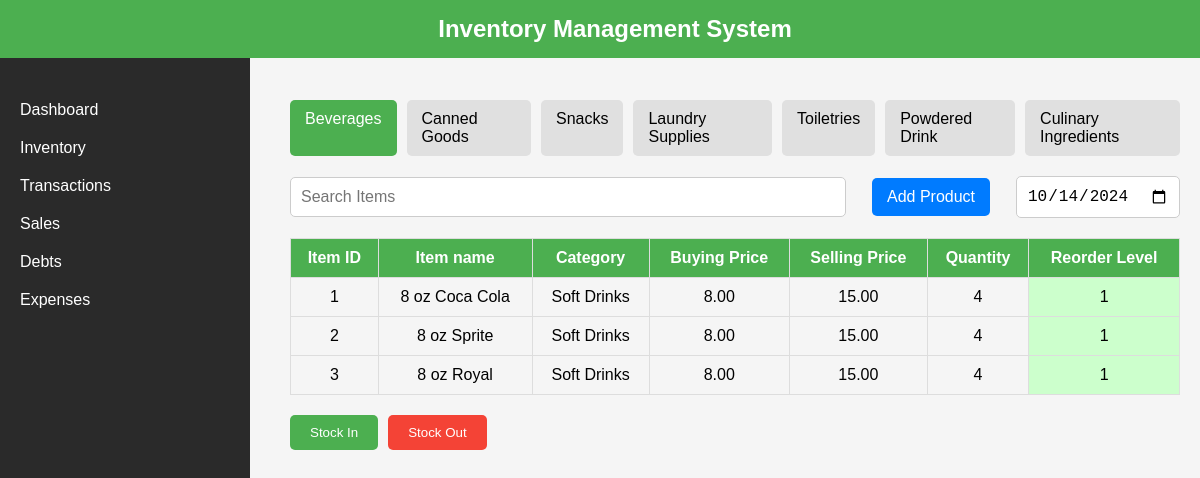
Screenshot of /products/ with the database file from the repository.
### AppInventoryManagement/models.py (models this page shows, shortened)
class Post(models.Model):
    name = models.CharField(max_length=200)  # Product Name
    category = models.CharField(max_length=200)  # Product Category
    quantity = models.IntegerField()  # Quantity
    buying_price = models.DecimalField(max_digits=10, decimal_places=2)  # Buying Price
    selling_price = models.DecimalField(max_digits=10, decimal_places=2)  # Selling Price
    reorder_level = models.IntegerField()  # Reorder Level

### AppInventoryManagement/views.py (the view)
# urls.py: path('products/', ProductListView.as_view(), name='product_list'),  # URL for listing products
class ProductListView(ListView):
    model = Post
    template_name = 'AppInventoryManagement/product_list.html'  # Customize the template path
    context_object_name = 'products'  # Name used in template to access product list

### AppInventoryManagement/templates/AppInventoryManagement/product_list.html (shortened to what this page needs)
<!DOCTYPE html>
<html lang="en">
<head>
</head>
<body>
<div class="header">Inventory Management System</div>
<div class="sidebar">
    <ul>
        <li>Dashboard</li>
        <li>Inventory</li>
        <li>Transactions</li>
        <li>Sales</li>
        <li>Debts</li>
        <li>Expenses</li>
    </ul>
</div>
<div class="content container">
    <div class="tabs">
        <div class="tab active">Beverages</div>
        <div class="tab">Canned Goods</div>
        <div class="tab">Snacks</div>
        <div class="tab">Laundry Supplies</div>
        <div class="tab">Toiletries</div>
        <div class="tab">Powdered Drink</div>
        <div class="tab">Culinary Ingredients</div>
    </div>
    <div class="search-date">
        <input type="text" class="search-bar" placeholder="Search Items">
        <a href="{% url 'product_add' %}" class="add-product-button">Add Product</a>
        <input type="date" class="date-picker" value="2024-10-14">
    </div>
    <table>
        <thead>
            <tr>
                <th>Item ID</th>
                <th>Item name</th>
                <th>Category</th>
                <th>Buying Price</th>
                <th>Selling Price</th>
                <th>Quantity</th>
                <th>Reorder Level</th>
            </tr>
        </thead>
        <tbody>
            {% for product in products %}
                <tr>
                    <td>{{ product.id }}</td>
                    <td>{{ product.name }}</td>
                    <td>{{ product.category }}</td>
                    <td>{{ product.buying_price }}</td>
                    <td>{{ product.selling_price  }}</td>
                    <td>{{ product.quantity }}</td>
                    <td class="{% if product.quantity <= product.reorder_level %}low-stock{% else %}normal-stock{% endif %}">
                        {{ product.reorder_level }}
                    </td>
                </tr>
            {% empty %}
                <tr>
                    <td colspan="7">No products available.</td>
                </tr>
            {% endfor %}
        </tbody>
    </table>
    <div class="button-group">
        <button class="button stock-in">Stock In</button>
        <button class="button stock-out">Stock Out</button>
    </div>
</div>
</body>
</html>

### AppInventoryManagement/templates/AppInventoryManagement/product_list.html (style rules this page uses)
body { font-family: Arial, sans-serif; background-color: #f5f5f5; margin: 0; padding: 0; }
.container { max-width: 1200px; padding: 20px; }
.header { background-color: #4CAF50; color: white; padding: 15px; text-align: center; font-size: 24px; font-weight: bold; position: fixed; top: 0; left: 0; width: 100%; z-index: 1; }
.sidebar { width: 250px; background-color: #2a2a2a; color: white; height: 100vh; position: fixed; top: 50px; left: 0; padding-top: 25px; font-size: 16px; }
.sidebar ul { list-style-type: none; padding: 0; }
.sidebar ul li { padding: 10px 20px; color: white; }
.content { margin-left: 270px; padding-top: 100px; }
.tabs { display: flex; gap: 10px; margin-bottom: 20px; }
.tab { background-color: #e0e0e0; padding: 10px 15px; border-radius: 5px; cursor: pointer; }
.tab.active { background-color: #4CAF50; color: white; }
.search-date { display: flex; justify-content: space-between; align-items: center; margin-bottom: 20px; }
.search-bar { width: 60%; padding: 10px; font-size: 16px; border: 1px solid #ccc; border-radius: 5px; }
.date-picker { padding: 10px; font-size: 16px; border: 1px solid #ccc; border-radius: 5px; }
.add-product-button { background-color: #007BFF; color: white; padding: 10px 15px; border: none; border-radius: 5px; cursor: pointer; text-decoration: none; }
table { width: 100%; border-collapse: collapse; margin-top: 20px; }
th, td { padding: 10px; text-align: center; border: 1px solid #ddd; }
th { background-color: #4CAF50; color: white; }
.normal-stock { background-color: #ccffcc; }
.button-group { display: flex; gap: 10px; margin-top: 20px; }
.button { padding: 10px 20px; border: none; color: white; border-radius: 5px; cursor: pointer; }
.stock-in { background-color: #4CAF50; }
.stock-out { background-color: #f44336; }

### rows the page displays
Post: id "1", name "8 oz Coca Cola", category "Soft Drinks", buying_price "8.00", selling_price "15.00", quantity "4", reorder_level "1"
Post: id "2", name "8 oz Sprite", category "Soft Drinks", buying_price "8.00", selling_price "15.00", quantity "4", reorder_level "1"
Post: id "3", name "8 oz Royal", category "Soft Drinks", buying_price "8.00", selling_price "15.00", quantity "4", reorder_level "1"
